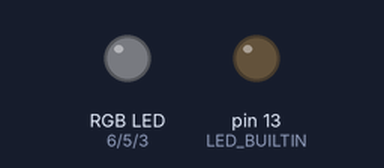
Simulated run of this sketch. Board: Arduino Uno, built with avr-gcc and run on an emulated ATmega328P. On the bench: an RGB LED mixed from three pins (HIGH = lit), output pins drawn as LEDs (lit = HIGH).

Above: at 0.4 s.
At 1.4 s:
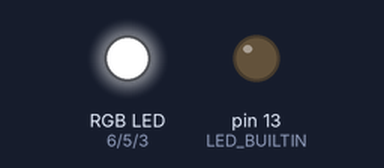
At 3.15 s:
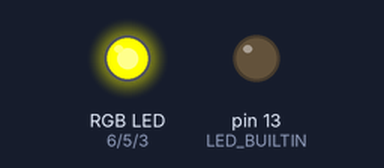
At 3.8 s:
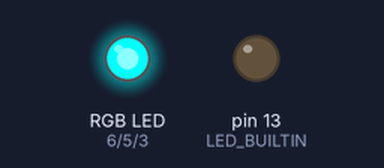
At 4.2 s:
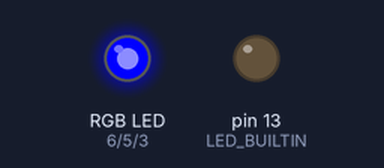
At 4.7 s:
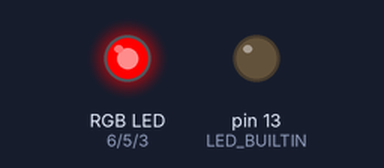
Timing chart, 0 to 5.1 s (numbered marks = the images above):
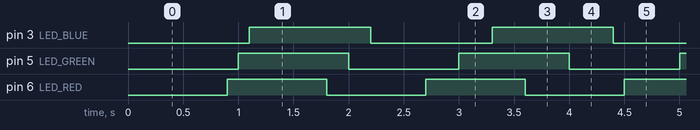

The sketch:

ex02.ino
```cpp
#define LED_RED 6
#define LED_GREEN 5
#define LED_BLUE 3
void initRGB()
{
    pinMode(LED_BUILTIN, OUTPUT);
    digitalWrite(LED_BUILTIN, LOW);

    pinMode(LED_RED, OUTPUT);
    digitalWrite(LED_RED, LOW);

    pinMode(LED_GREEN, OUTPUT);
    digitalWrite(LED_GREEN, LOW);

    pinMode(LED_BLUE, OUTPUT);
    digitalWrite(LED_BLUE, LOW);
}

void setup()
{
    initRGB();
}

void blinkGreenLed()
{
    const unsigned long Delay = 1000UL;
    static int ledState = LOW;
    static unsigned long lastBlinkChange = 0UL;

    if (millis() - lastBlinkChange >= Delay)
    {
        ledState = ledState == HIGH ? LOW : HIGH;
        digitalWrite(LED_GREEN, ledState);
        lastBlinkChange += Delay;
    }
}

void blinkRedLed()
{
    const unsigned long Delay = 900UL;
    static int ledState = LOW;
    static unsigned long lastBlinkChange = 0UL;

    if (millis() - lastBlinkChange >= Delay)
    {
        ledState = ledState == HIGH ? LOW : HIGH;
        digitalWrite(LED_RED, ledState);
        lastBlinkChange += Delay;
    }
}

void blinkBlueLed()
{
    const unsigned long Delay = 1100UL;
    static int ledState = LOW;
    static unsigned long lastBlinkChange = 0UL;

    if (millis() - lastBlinkChange >= Delay)
    {
        ledState = ledState == HIGH ? LOW : HIGH;
        digitalWrite(LED_BLUE, ledState);
        lastBlinkChange += Delay;
    }
}


void loop()
{
    blinkGreenLed();
    blinkRedLed();
    blinkBlueLed();
}
```

Measured:
- by itself, pin 3 (LED_BLUE): alternates HIGH for 1.1 s and LOW for 1.1 s
- by itself, pin 5 (LED_GREEN): alternates HIGH for 1.0 s and LOW for 1.0 s
- by itself, pin 6 (LED_RED): alternates HIGH for 0.90 s and LOW for 0.90 s
